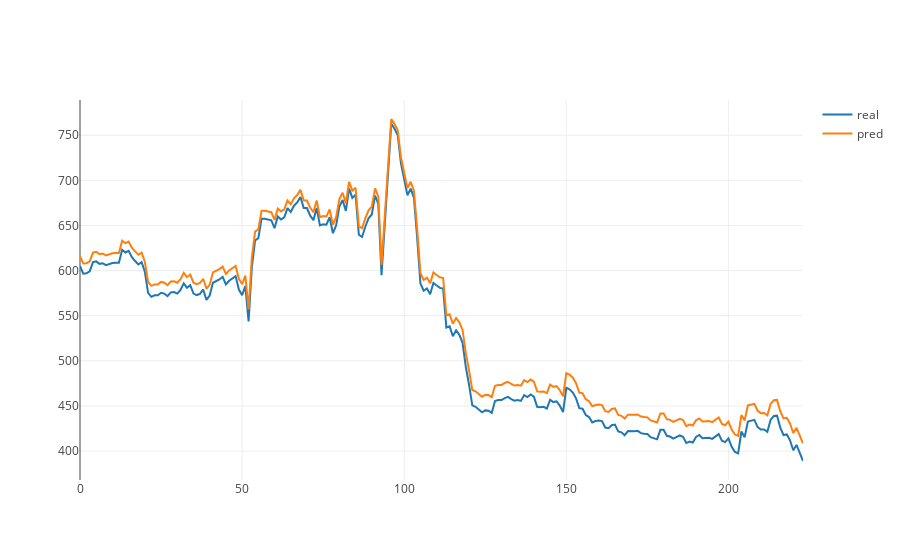

Notebook cell for this chart:
### Code cell
show_pred_real(real_inv, pred_inv)

### Figure 1 — Plotly figure (JSON) as saved in the notebook; plotly's stock layout.template omitted (floating-point values rounded to 4 significant figures; data arrays with more than 128 entries replaced by an {"elided": "..."} marker saying what was removed)
{"data": [{"name": "real", "type": "scatter", "y": {"elided": "224 float values"}}, {"name": "pred", "type": "scatter", "y": {"elided": "224 float values"}}], "layout": {}}
